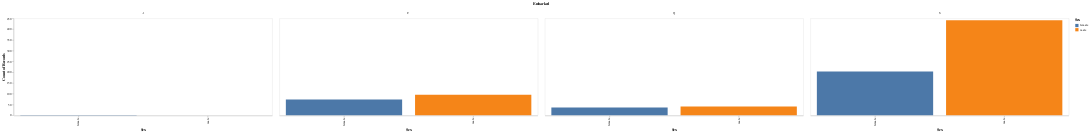

Write notebook code for a chart like this one.
### Code cell
# chart = Chart(df).mark_bar().encode(
#    column=Column('Genre', 
#                  axis=Axis(axisWidth=1.0, offset=-8.0, orient='bottom'),
#                  scale=Scale(padding=4.0)),
#    x=X('Gender', axis=False),
#    y=Y('Rating', axis=Axis(grid=False)),
#    color=Color('Gender', scale=Scale(range=['#EA98D2', '#659CCA']))
# ).configure_facet_cell(
#     strokeWidth=0.0,
# )

# chart.display()


chart4 = alt.Chart(raw_df).mark_bar().encode(
    alt.Column('Embarked'),
    alt.X('Sex'),
    alt.Y('count(Survived)',axis=alt.Axis(grid=False)),
    alt.Color('Sex')
).properties(
    width=800,
    height=300
)

chart4

### Figure 1 — Vega-Lite specification as saved in the notebook (floating-point values rounded to 4 significant figures; data arrays with more than 128 entries replaced by an {"elided": "..."} marker saying what was removed)
{"config": {"view": {"continuousWidth": 400, "continuousHeight": 300}}, "data": {"name": "data-cf7a79bd2a3c0217c609d2c7798b959a"}, "mark": "bar", "encoding": {"color": {"field": "Sex", "type": "nominal"}, "column": {"field": "Embarked", "type": "nominal"}, "x": {"field": "Sex", "type": "nominal"}, "y": {"aggregate": "count", "axis": {"grid": false}, "field": "Survived", "type": "nominal"}}, "height": 300, "width": 800, "$schema": "https://vega.github.io/schema/vega-lite/v4.17.0.json", "datasets": {"data-cf7a79bd2a3c0217c609d2c7798b959a": {"elided": "891 records"}}}
